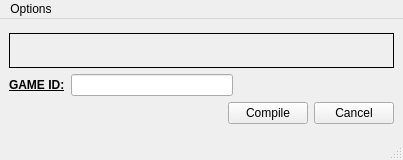
<?xml version="1.0" encoding="UTF-8"?>
<ui version="4.0">
 <class>MainWindow</class>
 <widget class="QMainWindow" name="MainWindow">
  <property name="geometry">
   <rect>
    <x>0</x>
    <y>0</y>
    <width>403</width>
    <height>160</height>
   </rect>
  </property>
  <property name="sizePolicy">
   <sizepolicy hsizetype="Fixed" vsizetype="Fixed">
    <horstretch>0</horstretch>
    <verstretch>0</verstretch>
   </sizepolicy>
  </property>
  <property name="minimumSize">
   <size>
    <width>403</width>
    <height>160</height>
   </size>
  </property>
  <property name="maximumSize">
   <size>
    <width>1920</width>
    <height>160</height>
   </size>
  </property>
  <property name="windowTitle">
   <string>Game Builder</string>
  </property>
  <property name="windowIcon">
   <iconset resource="icons.qrc">
    <normaloff>:/new/images/builder.png</normaloff>:/new/images/builder.png</iconset>
  </property>
  <widget class="QWidget" name="centralwidget">
   <layout class="QGridLayout" name="gridLayout">
    <item row="0" column="0">
     <layout class="QVBoxLayout" name="verticalLayout">
      <item>
       <widget class="QLabel" name="gamePath">
        <property name="minimumSize">
         <size>
          <width>0</width>
          <height>35</height>
         </size>
        </property>
        <property name="maximumSize">
         <size>
          <width>16777215</width>
          <height>35</height>
         </size>
        </property>
        <property name="frameShape">
         <enum>QFrame::Box</enum>
        </property>
        <property name="text">
         <string/>
        </property>
        <property name="scaledContents">
         <bool>false</bool>
        </property>
        <property name="wordWrap">
         <bool>true</bool>
        </property>
       </widget>
      </item>
      <item>
       <layout class="QHBoxLayout" name="horizontalLayout_2">
        <item>
         <widget class="QLabel" name="label">
          <property name="font">
           <font>
            <weight>75</weight>
            <italic>false</italic>
            <bold>true</bold>
            <underline>true</underline>
           </font>
          </property>
          <property name="text">
           <string>GAME ID:</string>
          </property>
         </widget>
        </item>
        <item>
         <widget class="QLineEdit" name="gameId"/>
        </item>
        <item>
         <spacer name="horizontalSpacer_2">
          <property name="orientation">
           <enum>Qt::Horizontal</enum>
          </property>
          <property name="sizeHint" stdset="0">
           <size>
            <width>40</width>
            <height>20</height>
           </size>
          </property>
         </spacer>
        </item>
       </layout>
      </item>
      <item>
       <layout class="QHBoxLayout" name="horizontalLayout">
        <item>
         <spacer name="horizontalSpacer">
          <property name="orientation">
           <enum>Qt::Horizontal</enum>
          </property>
          <property name="sizeHint" stdset="0">
           <size>
            <width>40</width>
            <height>20</height>
           </size>
          </property>
         </spacer>
        </item>
        <item>
         <widget class="QPushButton" name="compileButton">
          <property name="focusPolicy">
           <enum>Qt::StrongFocus</enum>
          </property>
          <property name="acceptDrops">
           <bool>false</bool>
          </property>
          <property name="text">
           <string>Compile</string>
          </property>
          <property name="autoDefault">
           <bool>true</bool>
          </property>
          <property name="default">
           <bool>false</bool>
          </property>
          <property name="flat">
           <bool>false</bool>
          </property>
         </widget>
        </item>
        <item>
         <widget class="QPushButton" name="cancelButton">
          <property name="focusPolicy">
           <enum>Qt::StrongFocus</enum>
          </property>
          <property name="text">
           <string>Cancel</string>
          </property>
          <property name="autoDefault">
           <bool>true</bool>
          </property>
          <property name="default">
           <bool>false</bool>
          </property>
          <property name="flat">
           <bool>false</bool>
          </property>
         </widget>
        </item>
       </layout>
      </item>
     </layout>
    </item>
   </layout>
  </widget>
  <widget class="QMenuBar" name="menuBar">
   <property name="geometry">
    <rect>
     <x>0</x>
     <y>0</y>
     <width>403</width>
     <height>21</height>
    </rect>
   </property>
   <property name="statusTip">
    <string/>
   </property>
   <widget class="QMenu" name="menuOptions">
    <property name="enabled">
     <bool>true</bool>
    </property>
    <property name="mouseTracking">
     <bool>false</bool>
    </property>
    <property name="acceptDrops">
     <bool>false</bool>
    </property>
    <property name="statusTip">
     <string/>
    </property>
    <property name="whatsThis">
     <string/>
    </property>
    <property name="title">
     <string>Options</string>
    </property>
    <addaction name="actionAdd_path"/>
   </widget>
   <addaction name="menuOptions"/>
  </widget>
  <widget class="QStatusBar" name="statusBar">
   <property name="autoFillBackground">
    <bool>false</bool>
   </property>
  </widget>
  <action name="actionAdd_path">
   <property name="text">
    <string>Add path</string>
   </property>
   <property name="toolTip">
    <string>Add path</string>
   </property>
   <property name="statusTip">
    <string>Set path to work directory</string>
   </property>
  </action>
 </widget>
 <tabstops>
  <tabstop>gameId</tabstop>
  <tabstop>compileButton</tabstop>
  <tabstop>cancelButton</tabstop>
 </tabstops>
 <resources>
  <include location="icons.qrc"/>
 </resources>
 <connections>
  <connection>
   <sender>cancelButton</sender>
   <signal>clicked()</signal>
   <receiver>MainWindow</receiver>
   <slot>close()</slot>
   <hints>
    <hint type="sourcelabel">
     <x>326</x>
     <y>166</y>
    </hint>
    <hint type="destinationlabel">
     <x>364</x>
     <y>155</y>
    </hint>
   </hints>
  </connection>
 </connections>
</ui>
